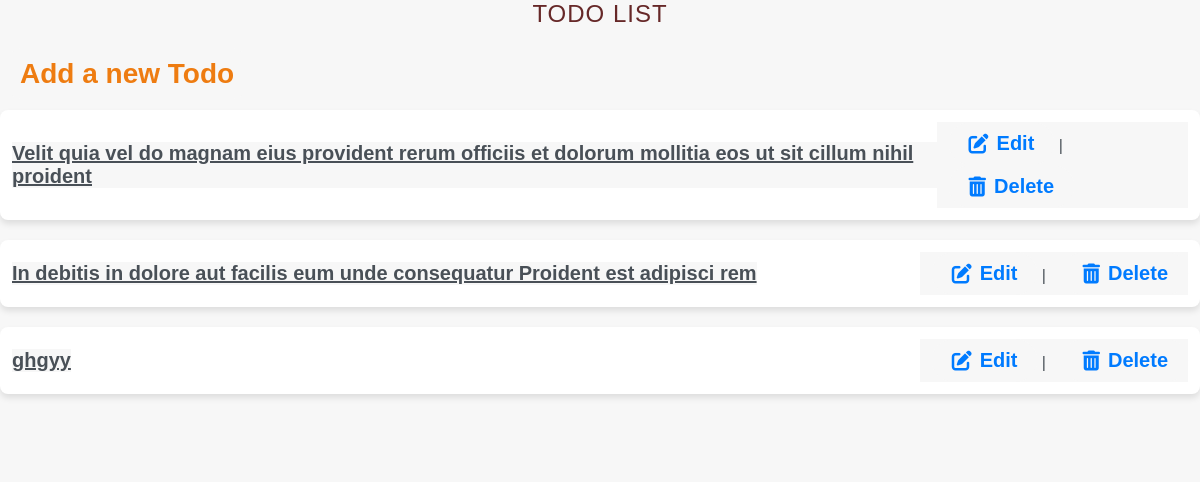
Before: / with the older database file.
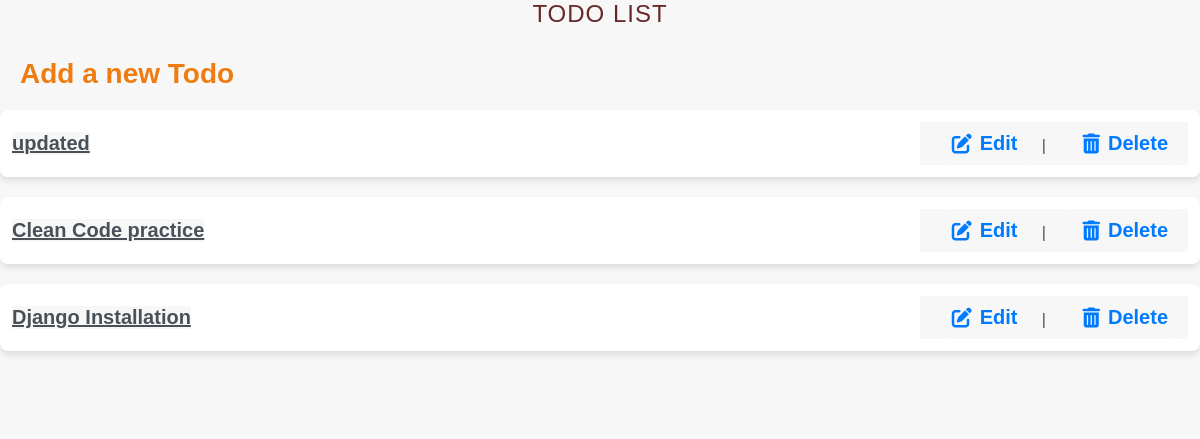
After: the same page with the newer database file.
### todos/models.py (models this page shows, shortened)
class Todo(models.Model):
    title = models.CharField(max_length=200)
    description = models.TextField()
    completed = models.BooleanField(default=False)
    class Meta:
        app_label = 'todos'

### todos/views.py (the view)
# urls.py: path('', todo_list, name='todo_list'),
def todo_list(request):
    todos = Todo.objects.all()
    return render(request, 'todos/todo_list.html', {'todos': todos})  # Removed unreachable HttpResponse

### todos/templates/todos/todo_list.html (shortened to what this page needs)
<!DOCTYPE html>
<html lang="en">
  <head>
    {% load static %}
    <link href="{% static 'css/style.css' %}" rel="stylesheet">
    <link rel="stylesheet" href="https://cdnjs.cloudflare.com/ajax/libs/font-awesome/6.0.0-beta3/css/all.min.css">
  </head>
  <body>
    <h1>Todo List</h1>
    <a href="{% url 'add_todo' %}" style="font-size: 28px; font-weight: bold; color: #ee7c11; text-decoration: none;">Add a new Todo</a>
    <ul>
      {% for todo in todos %}
      <li class="list-group-item">
        <label class="todo-item-text">{{ todo.title }}</label>
        <div class="todo-actions">
          <a href="{% url 'update_todo' todo.id %}">
            <i class="fas fa-edit"></i> Edit
          </a>
          |
          <a href="{% url 'delete_todo' todo.id %}">
            <i class="fas fa-trash-alt"></i> Delete
          </a>
        </div>
      </li>
      {% endfor %}
    </ul>
  </body>
</html>

### static/css/style.css (style rules this page uses)
* { background-color: #f7f7f7; margin: 0; padding: 0; box-sizing: border-box; }

Changed rows visible on the page:
removed Todo: title "In debitis in dolore aut facilis eum unde consequatur Proident est adipisci rem"
removed Todo: title "ghgyy"
changed Todo: title "Velit quia vel do magnam eius provident rerum officiis et dolorum mollitia eos ut sit cillum nihil proident" → "updated"
added Todo: title "Clean Code practice"
added Todo: title "Django Installation"
